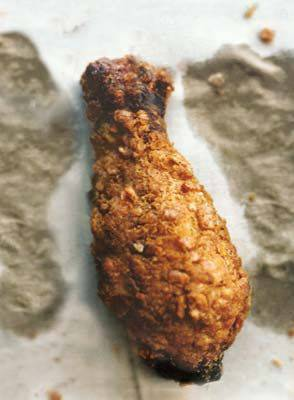
#> input picture figs/sample_chicken.jpg, 294 x 400 px, found by its file name
$ python viz_feature.py
#> lines starting #> are read from the running program, lines starting #| are printed output that depends on the picture
# draw the hog feature
import skimage
from skimage.feature import hog
from skimage import data, color, exposure
import matplotlib.pyplot as plt

dta = skimage.io.imread('/Users/pengfeiwang/Desktop/dogkfc/Fall2016-proj3-grp2/figs/sample_chicken.jpg')
#> dta is the input picture: shape (400, 294, 3); mean R, G, B 167.8, 148.5, 126
image = color.rgb2gray(dta)
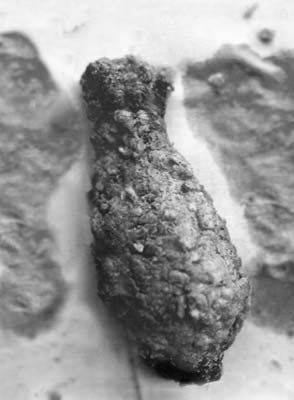
#> image: shape (400, 294) float64; min 0.0128, max 0.998, mean 0.592

fd, hog_image = hog(image, orientations=9, pixels_per_cell=(8, 8),
                    cells_per_block=(2, 2), visualise=True)
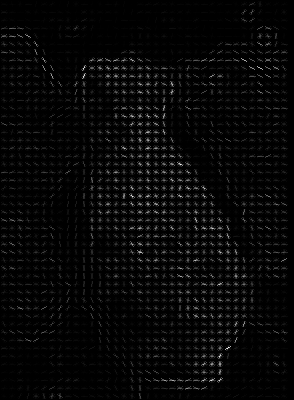
#> hog_image: shape (400, 294) float64; min 0, max 0.191, mean 0.00563; drawn with min black and max white

hog_image_rescaled = exposure.rescale_intensity(hog_image, in_range=(0, 0.02))
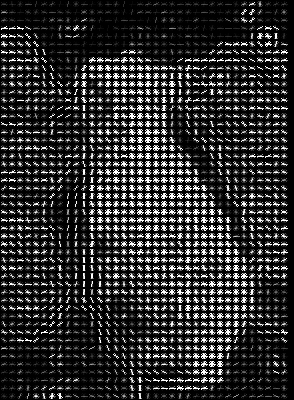
#> hog_image_rescaled: shape (400, 294) float64; min 0, max 1, mean 0.185
plt.imshow(hog_image_rescaled, cmap=plt.cm.gray)
plt.show()


# draw the haldsies
## @author: simplecv
## env: simplecv
def halfsies(left,right):
    result = left
    crop   = right.crop(right.width/2.0,0,right.width/2.0,right.height)
    result = result.blit(crop,(left.width/2,0))
    return result

#> (the run stopped early here; a loop or call above may not have finished)

$ run again, with figs/preface_pic.jpg copied over figs/sample_chicken.jpg
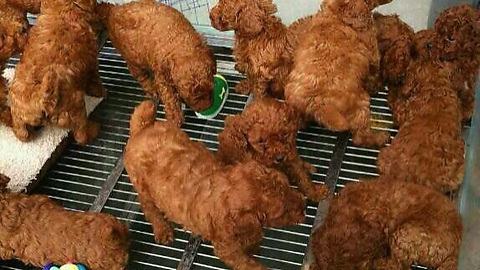
#> input picture figs/preface_pic.jpg, 480 x 270 px, found by its file name
#> dta is the input picture: shape (270, 480, 3); mean R, G, B 116.3, 76.4, 46.4
#> `fd, hog_image = hog(image, orientations=9, pixels_per_cell=(8, 8), cel..`:
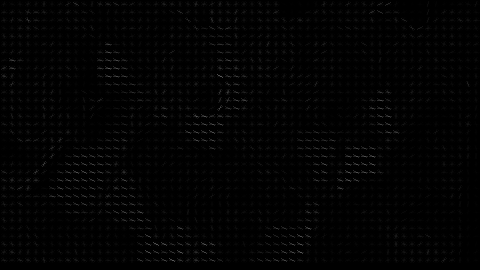
#> hog_image: shape (270, 480) float64; min 0, max 0.361, mean 0.0113
#> `hog_image_rescaled = exposure.rescale_intensity(hog_image, in_range=(0..`:
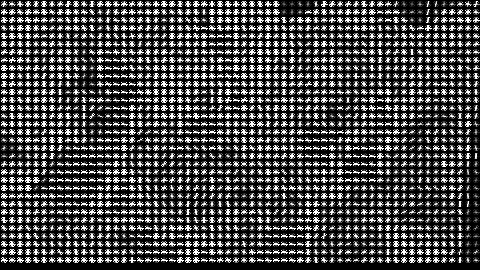
#> hog_image_rescaled: shape (270, 480) float64; min 0, max 1, mean 0.289

$ run again, with figs/sample_dog.jpg copied over figs/sample_chicken.jpg
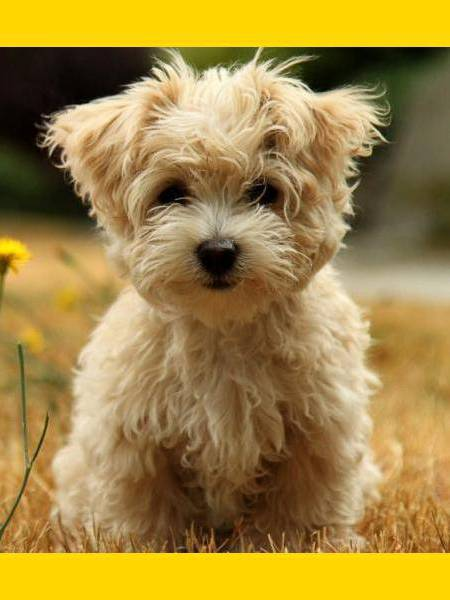
#> input picture figs/sample_dog.jpg, 450 x 600 px, found by its file name
#> dta is the input picture: shape (600, 450, 3); mean R, G, B 162.8, 135.2, 66.8
#> `image = color.rgb2gray(dta)`:
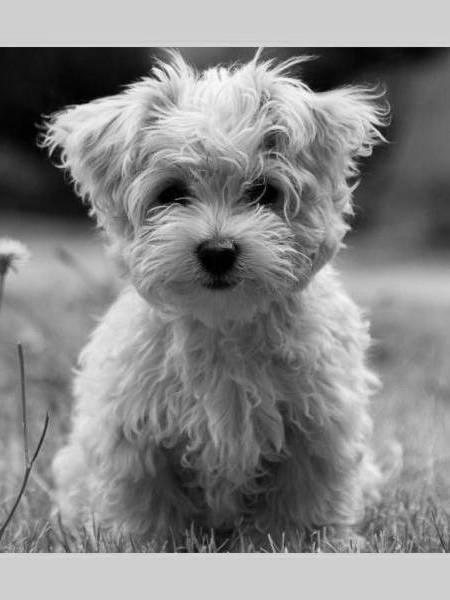
#> image: shape (600, 450) float64; min 0, max 0.994, mean 0.534
#> `hog_image_rescaled = exposure.rescale_intensity(hog_image, in_range=(0..`:
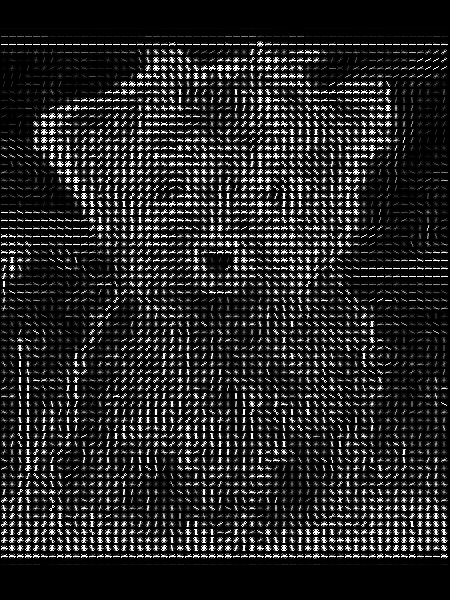
#> hog_image_rescaled: shape (600, 450) float64; min 0, max 1, mean 0.146
